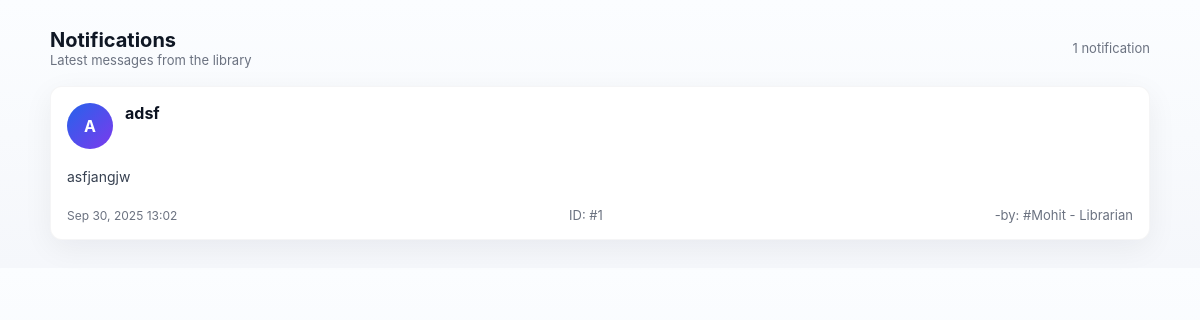
/notification/list (signed in), run on the app's committed database.
### core/models.py (models this page shows, shortened)
class Notification(models.Model):
    title = models.CharField(max_length=50,null=False,blank=False,verbose_name='Title')
    message = models.TextField(verbose_name='Message',max_length=1000)
    user = models.ForeignKey(Librarian, verbose_name="User", on_delete=models.CASCADE)
    timestamp = models.DateTimeField(auto_now=True)

class Librarian(models.Model):
    name = models.CharField(verbose_name='FULL NAME', max_length=50)
    email = models.CharField(verbose_name='EMAIL', max_length=50)
    user = models.OneToOneField(User, verbose_name='USER',related_name='libuser',on_delete=models.CASCADE,null=True,blank=True)
    def __str__(self):
        return f"{self.name} - Librarian"

### core/views.py (the view)
# urls.py: path('notification/list',NotificationSharedView.as_view(),name='notificationlist'),
class NotificationSharedView(LoginRequiredMixin,ListView):
    model = Notification
    template_name = 'core/showNotification.html'
    context_object_name = 'notifications'

### core/templates/core/showNotification.html (shortened to what this page needs)
<!doctype html>
<html lang="en">
<head>
</head>
<body>
  <div class="container">
    <header>
      <div>
        <h1>Notifications</h1>
        <div class="sub">Latest messages from the library</div>
      </div>
      <div class="sub">{{ notifications|length }} notification{% if notifications|length != 1 %}s{% endif %}</div>
    </header>
    {% if notifications %}
      <section class="grid" aria-live="polite">
        {% for n in notifications %}
          <article class="card" role="article" aria-label="{{ n.title|default:'Notification' }}">
            <div class="title-row">
              <div class="badge" aria-hidden="true">
                {{ n.title|slice:":1"|upper }}
              </div>
              <div style="min-width:0;">
                <div class="title">{{ n.title }}</div>
              </div>
            </div>
            <div class="msg">
              {{ n.message|linebreaksbr }}
            </div>
            <div class="meta" aria-hidden="false">
              <div class="time">
                {% if n.timestamp %}{{ n.timestamp|date:"M d, Y H:i" }}{% endif %}
              </div>
              <div class="sub">
                ID: #{{ n.id }}
              </div>
              <div class="sub">
                -by: #{{ n.user }}
              </div>
            </div>
          </article>
        {% endfor %}
      </section>
    {% else %}
      <div class="empty" role="status">
        <h3 style="margin:0 0 8px 0">No notifications</h3>
        <p style="margin:0">You're all caught up — there are no notifications right now.</p>
      </div>
    {% endif %}
  </div>
</body>
</html>

### core/templates/core/showNotification.html (style rules this page uses)
:root { --bg: #f5f7fb; --card: #ffffff; --muted: #6b7280; --accent: #2563eb; --radius: 12px; --shadow: 0 8px 30px rgba(15,23,42,0.06); font-family: Inter, system-ui, -apple-system, "Segoe UI", Roboto, "Helvetica Neue", Arial; }
* { box-sizing:border-box }
body { margin:0; padding:28px; background:linear-gradient(180deg,#fbfdff 0%,var(--bg) 100%); color:#0f1724; -webkit-font-smoothing:antialiased; }
.container { max-width:1100px; margin:0 auto; }
header { display:flex; justify-content:space-between; align-items:center; gap:12px; margin-bottom:18px; }
h1 { margin:0; font-size:20px; }
.sub { color:var(--muted); font-size:13px; }
.grid { display:grid; grid-template-columns: repeat(auto-fit, minmax(280px, 1fr)); gap:16px; }
.card { background:var(--card); border-radius:var(--radius); padding:16px; box-shadow:var(--shadow); border:1px solid rgba(15,23,42,0.04); display:flex; flex-direction:column; gap:10px; min-height:120px; }
.title-row { display:flex; align-items:flex-start; gap:12px; }
.badge { width:46px; height:46px; border-radius:50%; display:inline-flex; align-items:center; justify-content:center; background:linear-gradient(135deg,var(--accent),#7c3aed); color:white; font-weight:700; font-size:16px; flex-shrink:0; }
.title { font-weight:700; font-size:16px; margin:0; color:#0b1220; word-break:break-word; }
.msg { color:#374151; line-height:1.45; font-size:14px; margin-top:8px; overflow-wrap:break-word; }
.meta { display:flex; justify-content:space-between; align-items:center; gap:8px; margin-top:10px; }
.time { color:var(--muted); font-size:12px; }

### data on the page
Notification: title "A", title "adsf", message "asfjangjw", timestamp "Sep 30, 2025 13:02", id "1", user "Mohit - Librarian"

### other printed values
{{ notifications|length }} "1"
